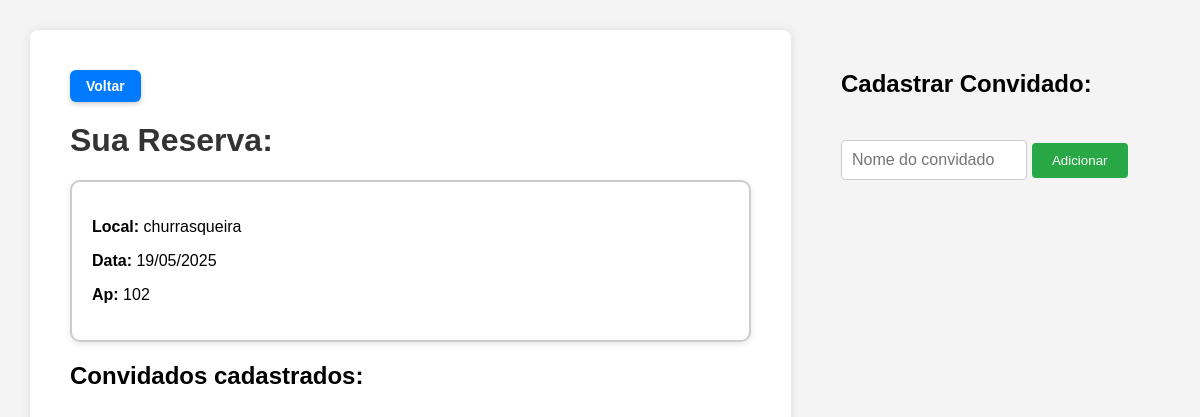
/cadastrar_visitantes_Evento.html/3, run on the app's committed database.
### app.py (models this page shows)
class Espaco(db.Model):
    __tablename__ = 'agendamento_evento'
    id = db.Column(db.Integer, primary_key=True)
    cpf_morador = db.Column(db.Integer, nullable=False)
    data = db.Column(db.DateTime, nullable = False)
    local = db.Column(db.Integer)
    ambientes = db.Column(db.String(50), nullable=False)
    apartamento = db.Column(db.String(10), nullable=False)
    convidados = db.relationship('ConvidadoEvento', backref='evento', cascade='all, delete-orphan')

### app.py (the view)
@app.route('/cadastrar_visitantes_Evento.html/<int:id>')
def cadastrar_visitantes_Evento(id):
    eventoCarregado = get_eventos(id)
    convidadosCarregados = get_convidados(id)
    return render_template('cadastrar_visitantes_Evento.html', evento = eventoCarregado , convidados = convidadosCarregados)

### app.py (called while the page is built)
def get_eventos(id):
    eventos = Espaco.query.filter_by(id = id).first()
    if eventos is None:
        abort(484)
    return eventos

def get_convidados(id_agendamento):
    convidados = ConvidadoEvento.query.filter_by(id_agendamento = id_agendamento).all()
    if convidados is None:
        abort(484)
    return convidados

### templates/cadastrar_visitantes_Evento.html (shortened to what this page needs)
<!DOCTYPE html>
<html lang="pt-br">
<head>
</head>
  <body>
    <div class="container">
      <div class="formulario">
        <a href="/cadastro_evento" class="botao-voltar">Voltar</a>
        <h1>Sua Reserva:</h1>
        <div class="perfil-info">
          <p><strong>Local:</strong> {{ evento.ambientes }}</p>
          <p><strong>Data:</strong> {{ evento.data.strftime('%d/%m/%Y') }}</p>
          <p><strong>Ap:</strong> {{ evento.apartamento }}</p>
        </div>
        <h2>Convidados cadastrados:</h2>
      </div>
      <div class="cadastro-convidado">
        <h2>Cadastrar Convidado:</h2>
        <form method="POST" action="{{ url_for('adicionarVisitante', id=evento['id']) }}">
          <input type="text" name="nome_convidado" placeholder="Nome do convidado" required>
          <button type="submit">Adicionar</button>
        </form>
      </div>
    </div>
  </body>
</html>

### templates/cadastrar_visitantes_Evento.html (style rules this page uses)
body { font-family: Arial, sans-serif; margin: 0; background-color: #f4f4f4; }
.container { display: flex; padding: 30px; gap: 50px; flex-wrap: wrap; }
.formulario { flex: 1; background-color: #ffffff; padding: 40px; border-radius: 8px; box-shadow: 0 0 10px rgba(0, 0, 0, 0.1); min-height: 80vh; }
.formulario h1 { margin-top: 0; color: #333; }
.cadastro-convidado { margin-top: 20px; }
.cadastro-convidado h2 { margin-top: 20px; margin-bottom: 42px; }
.cadastro-convidado input[type="text"] { width: 50%; padding: 10px; margin-bottom: 15px; border-radius: 4px; border: 1px solid #ccc; font-size: 16px; }
.cadastro-convidado button { padding: 10px 20px; border: none; background-color: #28a745; color: white; border-radius: 4px; cursor: pointer; }
.botao-voltar { background-color: #007bff; color: white; padding: 8px 16px; border-radius: 6px; text-decoration: none; font-weight: bold; font-size: 14px; border: none; cursor: pointer; box-shadow: 0 2px 5px rgba(0, 0, 0, 0.2); margin-bottom: 20px; display: inline-block; }
.perfil-info { border: 2px solid #ccc; border-radius: 10px; padding: 20px; background-color: #ffffff; margin: 20px 0; box-shadow: 0 2px 6px rgba(0, 0, 0, 0.1); }

### data on the page
Espaco: ambientes "churrasqueira", data "19/05/2025", apartamento "102"
